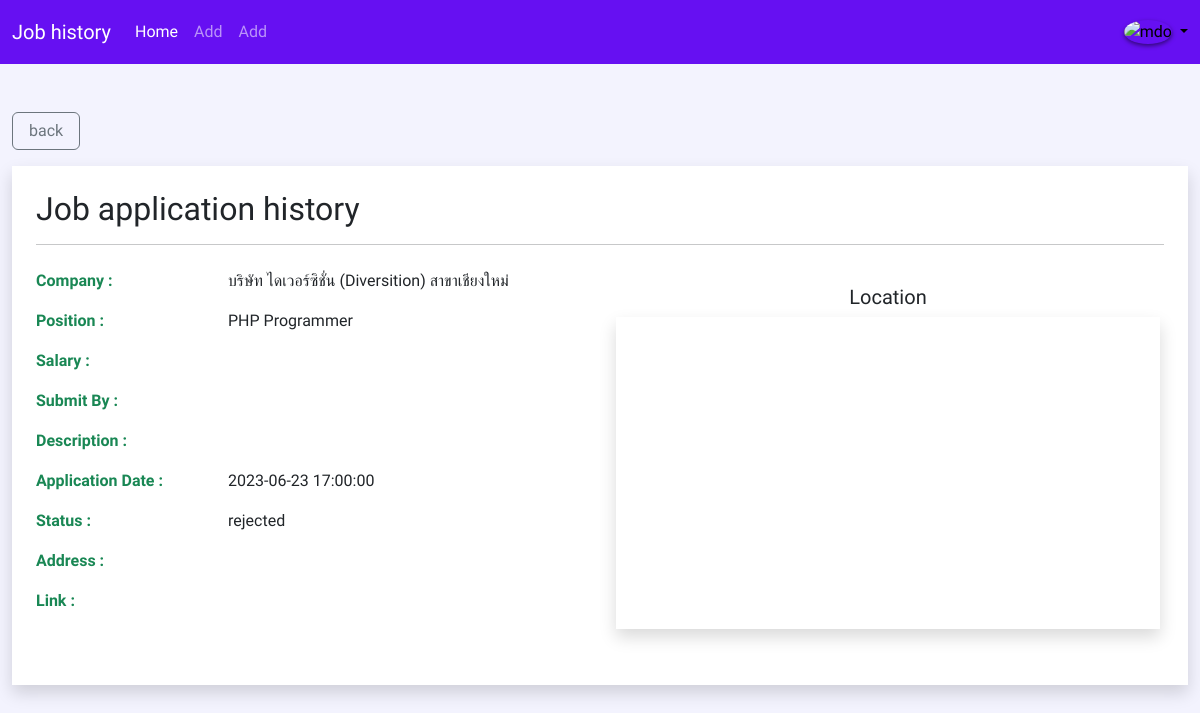
Screenshot of /detail.php?id=2 with the database file from the repository.
### tables this page shows
CREATE TABLE `jobhistory` (
  `id` int(11) NOT NULL,
  `company_name` varchar(255) NOT NULL,
  `job_position` varchar(255) NOT NULL,
  `job_salary` varchar(255) DEFAULT NULL,
  `submit_by1` varchar(255) DEFAULT NULL,
  `submit_by2` varchar(255) DEFAULT NULL,
  `submit_by3` varchar(255) DEFAULT NULL,
  `submit_by4` varchar(255) DEFAULT NULL,
  `description` varchar(255) DEFAULT NULL,
  `location` varchar(1023) DEFAULT NULL,
  `address` varchar(255) DEFAULT NULL,
  `link` varchar(255) DEFAULT NULL,
  `application_date` timestamp NOT NULL DEFAULT current_timestamp() ON UPDATE current_timestamp(),
  `job_status` varchar(255) DEFAULT NULL
);

### detail.php (the view, shortened to what this page needs)
<?php
require_once('process/config.php');
if (isset($_GET['id'])) {
  $id = $_GET['id'];
  $select_stmt = $db->query("SELECT * FROM jobhistory WHERE id = $id");
  $select_stmt->execute();
  $job_history = $select_stmt->fetch();
} else {
  echo "<script>alert('Something went wrong')</script>";
  header("location: index.php");
}
?>
<!DOCTYPE html>
<html lang="en">
<head>
  <link rel="stylesheet" href="css/bootstrap.min.css">
  <link rel="stylesheet" href="css/styles.css">
</head>
<body class="">
  <div class="container">
    <a href="index.php" class="btn btn-outline-secondary mt-5 px-3">back</a>
    <div class="bg-white shadow p-4 mt-3 mb-5">
      <h2>Job application history</h2>
      <hr class="mb-3 mb-md-4">
      <div class="row mb-5">
        <div class="col-md-6">
          <div class="row gy-md-3 gy-2">
            <div class="col-4 fw-bold text-success">
              Company :
            </div>
            <div class="col-8">
              <?php echo $job_history['company_name']; ?>
            </div>
            <div class="col-4 fw-bold text-success">
              Position :
            </div>
            <div class="col-8">
              <?php echo $job_history['job_position']; ?>
            </div>
            <div class="col-4 fw-bold text-success">
              Salary :
            </div>
            <div class="col-8">
            </div>
            <div class="col-4 fw-bold text-success">
              Submit By :
            </div>
            <div class="col-8">
            </div>
            <div class="col-4 fw-bold text-success">
              Description :
            </div>
            <div class="col-8">
            </div>
            <div class="col-4 fw-bold text-success">
              Application Date :
            </div>
            <div class="col-8">
              <?php echo $job_history['application_date']; ?>
            </div>
            <div class="col-4 fw-bold text-success">
              Status :
            </div>
            <div class="col-8">
              <?php echo $job_history['job_status']; ?>
            </div>
            <div class="col-4 fw-bold text-success">
              Address :
            </div>
            <div class="col-8">
            </div>
            <div class="col-4 fw-bold text-success">
              Link :
            </div>
            <div class="col-8">
            </div>
          </div>
        </div>
        <div class="col-md-6 p-3">
          <h5 class="text-center">Location</h5>
          <div class="shadow map" id="map">
          </div>
        </div>
      </div>
    </div>
  </div>
</body>
</html>

### css/styles.css (style rules this page uses)
:root { --bs-border-color: #b8bdc9; --bs-indigo-rgb: #6610f2; --bs-purple-rgb: #6f42c1; --bs-pink-rgb: #e83e8c; }
body { background-color: #f3f3fe; font-family: "Sarabun", sans-serif; font-weight: 300; }
.bg-indigo { --bs-bg-opacity: 1; background-color: var(--bs-indigo-rgb) !important; }
.navbar { padding-top: 0.75rem; padding-bottom: 0.75rem; }
.map { text-align: center; margin: 0 auto; width: 100%; height: 100%; }
.img-profile { box-shadow: 0 0.125rem 0.25rem rgba(0, 0, 0, 0.5) !important; }

### detail.php (style rules this page uses)
.container { max-width: 1200px; }

### rows the page displays
jobhistory: company_name "บริษัท ไดเวอร์ซิชั่น (Diversition) สาขาเชียงใหม่", job_position "PHP Programmer", application_date "2023-06-23 17:00:00", job_status "rejected"
